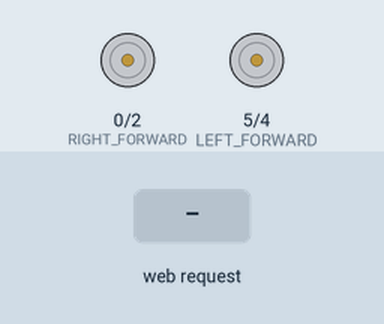
Bench run of a sketch on a simulated ESP8266 (NodeMCU). Parts: motor-driver pin pairs drawn as motors (green arrow = first pin HIGH = forward, orange = second pin HIGH = backward, longer = more drive). The test bench sets the inputs (shaded band). WiFi joins after 1.5 s; servers stay silent unless stated.

Above: at 2.7 s.
2.8 s: HTTP request GET /drive?x=1 received
At 3.8 s:
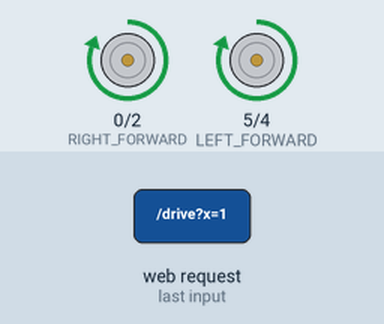
4.3 s: HTTP request GET /drive?z=1 received
At 4.9 s:
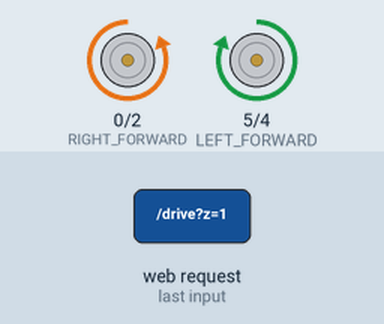
5.8 s: HTTP request GET /drive received
At 7.0 s:
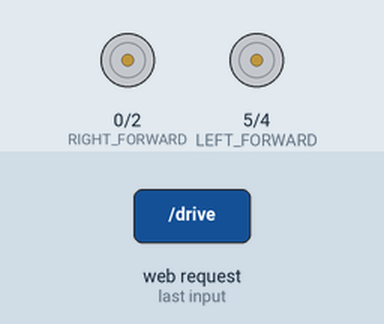
7.3 s: HTTP request GET /drive?x=120 received
At 8.4 s:
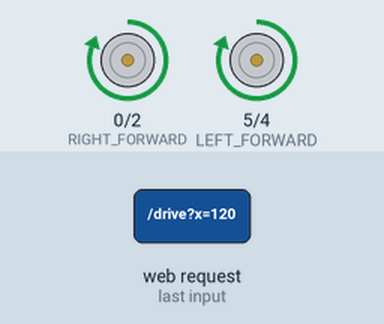
Timing chart, 0 to 9.8 s (numbered marks = the images above; inputs shaded):
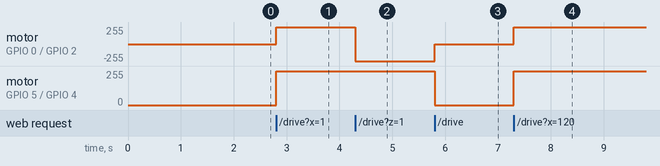

Measured:
- after the input at 2.8 s, motor on GPIO 0 (RIGHT_FORWARD) / GPIO 2 (RIGHT_BACKWARD), motor on GPIO 5 (LEFT_FORWARD) / GPIO 4 (LEFT_BACKWARD): stopped → forward 255/255 at once
- after the input at 4.3 s, motor on GPIO 0 (RIGHT_FORWARD) / GPIO 2 (RIGHT_BACKWARD): forward 255/255 → backward 255/255 at once
- after the input at 5.8 s, motor on GPIO 0 (RIGHT_FORWARD) / GPIO 2 (RIGHT_BACKWARD): backward 255/255 → stopped at once; motor on GPIO 5 (LEFT_FORWARD) / GPIO 4 (LEFT_BACKWARD): forward 255/255 → stopped at once
- after the input at 7.3 s, motor on GPIO 0 (RIGHT_FORWARD) / GPIO 2 (RIGHT_BACKWARD), motor on GPIO 5 (LEFT_FORWARD) / GPIO 4 (LEFT_BACKWARD): stopped → forward 255/255 at once

The sketch:

sketch_nov23a_robot_web_controlled.ino
```cpp
#include <ESP8266WiFi.h>
#include <DNSServer.h>            //Local DNS Server used for redirecting all requests to the configuration portal
#include <ESP8266WebServer.h>     //Local WebServer used to serve the configuration portal
#include <WiFiManager.h>          //https://github.com/tzapu/WiFiManager WiFi Configuration Magic
#include <WiFiUdp.h>              //Used for direct UDP control

//Pins for DRV8833 motor driver
enum pins
{
  LEFT_FORWARD = 5,
  LEFT_BACKWARD = 4,
  RIGHT_FORWARD = 0,
  RIGHT_BACKWARD = 2
};

ESP8266WebServer server(80);   //Web server object. Will be listening in port 80 (default for HTTP)

const char webPage[] = R"=====(
<!DOCTYPE html>
<html>
<head>
<script src="https://ajax.googleapis.com/ajax/libs/jquery/3.3.1/jquery.min.js"></script>
<script>
$(document).ready(function(){
    $("button").click(function(){
        $.get("/drive?x=" + x + "&z=" + z, function(data, status){});
    });
});
</script>
</head>
<body>

<button>Send an HTTP GET request to a page and get the result back</button>
<div id="zone_joystick" style="background-color: green;"></div>
<div id="output">Hello</div>
</body>
<script src="https://cdnjs.cloudflare.com/ajax/libs/nipplejs/0.6.8/nipplejs.min.js"></script>
<script type="text/javascript">
    var options = {
        zone: document.getElementById('zone_joystick'),
        color: 'blue',
        mode: 'static',
        position: {left: '50%', bottom: '50%'}
    };
    var nipple = nipplejs.create(options);
    nipple.on('move', function (evt, data) {
        //Move
        //output.innerHTML = "<pre>" + JSON.stringify(data.instance.options.size, null, 4) + "</pre>"
        z = data.instance.frontPosition.x / (data.instance.options.size / 2)
        x = -data.instance.frontPosition.y / (data.instance.options.size / 2)
        output.innerHTML = "<pre>X: " + x + "  Z: " + z + "</pre>"
        $.get("/drive?x=" + x + "&z=" + z, function(data, status){});
    });
    nipple.on('end', function (evt, data) {
        //Stop
        output.innerHTML = "<pre>Stop</pre>"
        x = 0
        z = 0
        $.get("/drive?x=" + x + "&z=" + z, function(data, status){});
    });

</script>
</html>
)=====";

/*
 * Convert speed to analog signals
 */
void driveMotor(int forwardPin, int backwardPin, int motorSpeed){
  if(motorSpeed > 0){
    analogWrite(forwardPin, motorSpeed);
    analogWrite(backwardPin, 0);
  } else {
    analogWrite(forwardPin, 0);
    analogWrite(backwardPin, -motorSpeed);
  }
}

/*
 * x - Forward speed
 * z - Angular speed
 */
void driveMotors(float x, float z){
  float turnRate = z * 0.25;
  float speed_right = x - turnRate;
  float speed_left = x + turnRate;
  driveMotor(LEFT_FORWARD, LEFT_BACKWARD, speed_left * 1024);
  driveMotor(RIGHT_FORWARD, RIGHT_BACKWARD, speed_right * 1024);
}

void motorHandler(){
  //Use server x and z to drive motors - http://esp8266_ip_address/?x=1.0&z=-1.0
  driveMotors(server.arg("x").toFloat(), server.arg("z").toFloat());
  //Just echo back inputs and send a 200 OK
  server.send(200, "text/plain", server.arg("x") + " " + server.arg("z"));
}

void rootPageHandler(){
  server.send(200, "text/plain", webPage);
}

void setup()
{
  Serial.begin(115200);
  //Setup up pins for motor controller
  pinMode(LEFT_FORWARD, OUTPUT);
  pinMode(LEFT_BACKWARD, OUTPUT);
  pinMode(RIGHT_FORWARD, OUTPUT);
  pinMode(RIGHT_BACKWARD, OUTPUT);
  //Make sure motors are stopped
  driveMotors(0,0);

  //Setup wifi
  WiFiManager wifiManager;
  wifiManager.autoConnect();

  //Listen for web api calls
  server.on("/", []() { server.send ( 200, "text/html", webPage );  });
  server.on("/drive", motorHandler);
  server.begin();
}

void loop() {
  //Listen on port 80 for web api
  server.handleClient();
}
```
